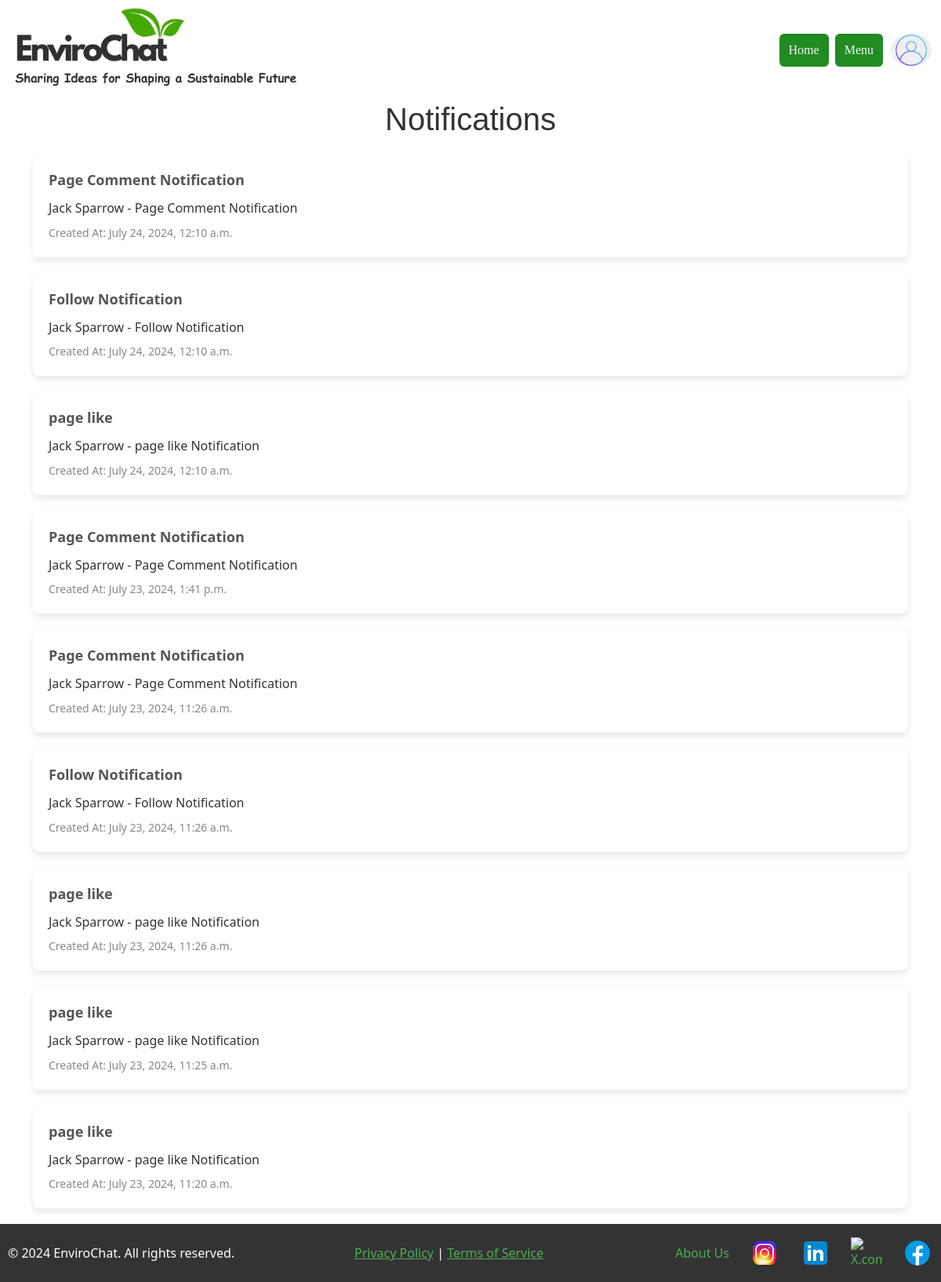
The app's page /notifications/ (signed in) with its own data.
### myapp/models.py (models this page shows, shortened)
class Notifications(models.Model):
    NOTIFICATION_TYPES = [
        ('follow', 'Follow Notification'),
        ('post', 'post Notification'),
        ('video_like', 'Video Like Notification'),
        ('post_like', 'Post Like Notification'),
        ('video_comment', 'Video Comment Notification'),
        ('post_comment', 'Post Comment Notification'),
        ('page_comment', 'Page Comment Notification'),
        ('event', 'Event Notification'),
        ('page_like', 'Page like Notification'),
        ('page_dislike', 'Page dislike Notification'),
        ('video_comment', 'Video Comment Notification'),
        ('video_dislike', 'Video disLike Notification'),
    ]
    id = models.AutoField(primary_key=True)
    sender = models.ForeignKey(Member, on_delete=models.CASCADE, null=True, blank=True, related_name='notifications_sent')
    notification_type = models.CharField(max_length=15, choices=NOTIFICATION_TYPES)
    message = models.CharField(max_length=128, blank=True, null=True)
    created_at = models.DateTimeField(default=timezone.now)

### myapp/views.py (the view)
# urls.py: path('notifications/', views.notifications_list, name='notifications_list'),
@login_required()
def notifications_list(request):
    notifications = Notifications.objects.all().order_by('-created_at')
    return render(request, 'notification_page.html', {'notifications':notifications})

### myapp/Templates/notification_page.html
{% extends 'base.html' %}
{% block body_block %}
    <div class="container">
    <h1 style="color: #333; text-align: center; font-family: Arial, sans-serif; margin-bottom: 20px;">Notifications</h1>
    <ul style="list-style-type: none; padding: 0;">
        {% for notification in notifications %}
        <li style="background-color: #fff; border-radius: 8px; box-shadow: 0 4px 8px rgba(0, 0, 0, 0.1); padding: 20px; margin-bottom: 20px; transition: background-color 0.3s;">
            <strong style="color: #555; font-size: 18px; margin-bottom: 10px; display: block;">{{ notification.get_notification_type_display }}</strong>
            <p style="color: #333; font-size: 16px; line-height: 1.6; margin-bottom: 5px;">{{ notification.message }}</p>
            <span style="color: #888; font-size: 14px;">Created At: {{ notification.created_at }}</span>
        </li>
        {% empty %}
        <li style="font-style: italic; color: #777; font-size: 16px;">No notifications found.</li>
        {% endfor %}
    </ul>
</div>
{% endblock %}

### myapp/static/style.css (style rules this page uses)
html, body { height: 100%; margin: 0; padding: 0; display: flex; flex-direction: column; }

### records on screen
Notifications: notification_type "Page Comment Notification", message "Jack Sparrow - Page Comment Notification", created_at "July 24, 2024, 12:10 a.m."
Notifications: notification_type "Follow Notification", message "Jack Sparrow - Follow Notification", created_at "July 24, 2024, 12:10 a.m."
Notifications: notification_type "page like", message "Jack Sparrow - page like Notification", created_at "July 24, 2024, 12:10 a.m."
Notifications: notification_type "Page Comment Notification", message "Jack Sparrow - Page Comment Notification", created_at "July 23, 2024, 1:41 p.m."
Notifications: notification_type "Page Comment Notification", message "Jack Sparrow - Page Comment Notification", created_at "July 23, 2024, 11:26 a.m."
Notifications: notification_type "Follow Notification", message "Jack Sparrow - Follow Notification", created_at "July 23, 2024, 11:26 a.m."
Notifications: notification_type "page like", message "Jack Sparrow - page like Notification", created_at "July 23, 2024, 11:26 a.m."
Notifications: notification_type "page like", message "Jack Sparrow - page like Notification", created_at "July 23, 2024, 11:25 a.m."
Notifications: notification_type "page like", message "Jack Sparrow - page like Notification", created_at "July 23, 2024, 11:20 a.m."
